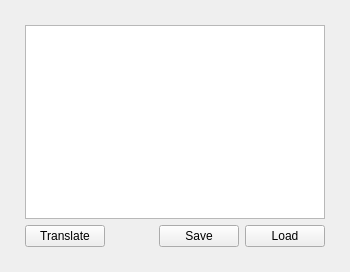
<?xml version="1.0" encoding="UTF-8"?>
<ui version="4.0">
 <class>MainWindow</class>
 <widget class="QMainWindow" name="MainWindow">
  <property name="geometry">
   <rect>
    <x>0</x>
    <y>0</y>
    <width>350</width>
    <height>272</height>
   </rect>
  </property>
  <property name="windowTitle">
   <string>MainWindow</string>
  </property>
  <property name="styleSheet">
   <string notr="true"/>
  </property>
  <widget class="QWidget" name="centralWidget">
   <widget class="QWidget" name="verticalLayoutWidget">
    <property name="geometry">
     <rect>
      <x>0</x>
      <y>0</y>
      <width>350</width>
      <height>272</height>
     </rect>
    </property>
    <layout class="QVBoxLayout" name="verticalLayout">
     <property name="leftMargin">
      <number>25</number>
     </property>
     <property name="topMargin">
      <number>25</number>
     </property>
     <property name="rightMargin">
      <number>25</number>
     </property>
     <property name="bottomMargin">
      <number>25</number>
     </property>
     <item>
      <widget class="QTextEdit" name="textEdit">
       <property name="font">
        <font>
         <family>Roboto Mono</family>
         <pointsize>15</pointsize>
        </font>
       </property>
      </widget>
     </item>
     <item>
      <layout class="QHBoxLayout" name="horizontalLayout">
       <item>
        <widget class="QPushButton" name="translateButton">
         <property name="text">
          <string>Translate</string>
         </property>
        </widget>
       </item>
       <item>
        <spacer name="horizontalSpacer">
         <property name="orientation">
          <enum>Qt::Horizontal</enum>
         </property>
         <property name="sizeHint" stdset="0">
          <size>
           <width>40</width>
           <height>20</height>
          </size>
         </property>
        </spacer>
       </item>
       <item>
        <widget class="QPushButton" name="saveButton">
         <property name="text">
          <string>Save</string>
         </property>
        </widget>
       </item>
       <item>
        <widget class="QPushButton" name="loadButton">
         <property name="text">
          <string>Load</string>
         </property>
        </widget>
       </item>
      </layout>
     </item>
    </layout>
   </widget>
  </widget>
 </widget>
 <layoutdefault spacing="6" margin="11"/>
 <resources/>
 <connections/>
</ui>
